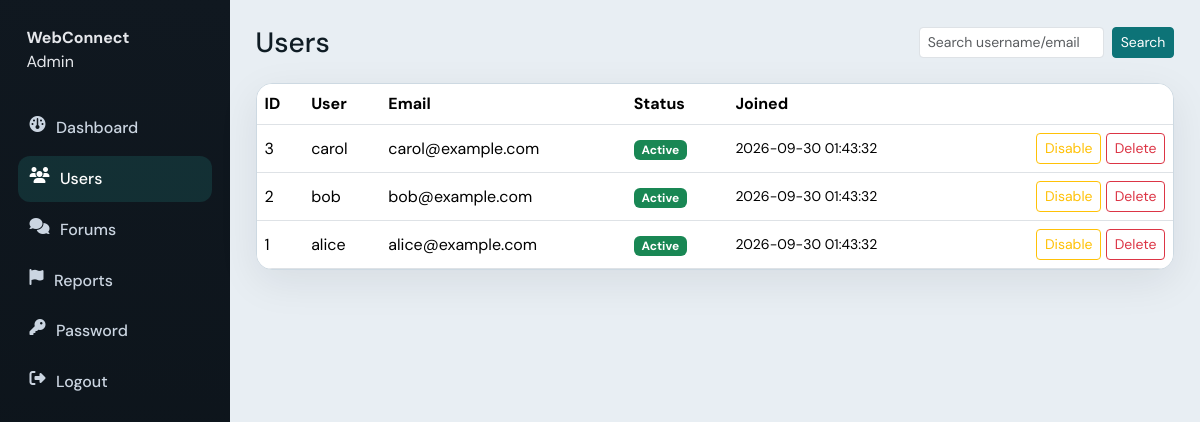
Page /admin/users.php (signed in) on the committed database.
### tables this page shows
CREATE TABLE `users` (
  `id` INT UNSIGNED NOT NULL AUTO_INCREMENT,
  `username` VARCHAR(50) NOT NULL,
  `email` VARCHAR(191) NOT NULL,
  `password_hash` VARCHAR(255) NOT NULL,
  `avatar` VARCHAR(255) NULL DEFAULT NULL,
  `status_message` VARCHAR(255) NOT NULL DEFAULT '',
  `presence` ENUM('online','away','offline','busy') NOT NULL DEFAULT 'offline',
  `last_seen_at` DATETIME NULL DEFAULT NULL,
  `last_activity_at` DATETIME NULL DEFAULT NULL,
  `is_disabled` TINYINT(1) NOT NULL DEFAULT 0,
  `notify_desktop` TINYINT(1) NOT NULL DEFAULT 1,
  `prefer_call_type` ENUM('voice','video') NOT NULL DEFAULT 'voice',
  `show_last_seen` TINYINT(1) NOT NULL DEFAULT 1,
  `created_at` DATETIME NOT NULL DEFAULT CURRENT_TIMESTAMP,
  `updated_at` DATETIME NOT NULL DEFAULT CURRENT_TIMESTAMP ON UPDATE CURRENT_TIMESTAMP,
  PRIMARY KEY (`id`),
  UNIQUE KEY `uq_users_username` (`username`),
  UNIQUE KEY `uq_users_email` (`email`),
  KEY `idx_users_presence` (`presence`),
  KEY `idx_users_last_activity` (`last_activity_at`)
);

### includes/functions.php (called while the page is built, shortened)
<?php
function public_base_url(): string
{
    $configured = rtrim((string) APP_URL, '/');
    $host = (string) ($_SERVER['HTTP_HOST'] ?? '');
    $looksLocal = $configured === ''
        || str_contains($configured, '127.0.0.1')
        || str_contains($configured, 'localhost');
    return $configured;
}
function url(string $path = ''): string
{
    return public_base_url() . '/' . ltrim($path, '/');
}
function asset(string $path): string
{
    return url('assets/' . ltrim($path, '/'));
}

### includes/security.php (called while the page is built, shortened)
<?php
function e(?string $value): string
{
    return htmlspecialchars((string) $value, ENT_QUOTES | ENT_SUBSTITUTE, 'UTF-8');
}

### admin/users.php (the view, shortened to what this page needs)
<?php
require_once __DIR__ . '/../includes/bootstrap.php';
$pdo = db();
$q = trim((string) ($_GET['q'] ?? ''));
if ($q !== '') {
    $stmt = $pdo->prepare('SELECT * FROM users WHERE username LIKE ? OR email LIKE ? ORDER BY id DESC LIMIT 100');
    $like = '%' . $q . '%';
    $stmt->execute([$like, $like]);
} else {
    $stmt = $pdo->query('SELECT * FROM users ORDER BY id DESC LIMIT 100');
}
$users = $stmt->fetchAll();
$adminPage = 'users';
require __DIR__ . '/_layout.php';
?>
<div class="d-flex justify-content-between align-items-center mb-4 flex-wrap gap-2">
    <h1 class="h3 mb-0">Users</h1>
    <form class="d-flex gap-2" method="get">
        <input type="search" name="q" value="<?= e($q) ?>" class="form-control form-control-sm" placeholder="Search username/email">
        <button class="btn btn-sm btn-primary">Search</button>
    </form>
</div>
<div class="table-responsive surface-card p-0">
<table class="table table-hover mb-0 align-middle">
    <thead><tr><th>ID</th><th>User</th><th>Email</th><th>Status</th><th>Joined</th><th></th></tr></thead>
    <tbody>
    <?php foreach ($users as $u): ?>
        <tr>
            <td><?= (int) $u['id'] ?></td>
            <td><?= e($u['username']) ?></td>
            <td><?= e($u['email']) ?></td>
            <td><?= (int) $u['is_disabled'] ? '<span class="badge text-bg-danger">Disabled</span>' : '<span class="badge text-bg-success">Active</span>' ?></td>
            <td class="small"><?= e($u['created_at']) ?></td>
            <td class="text-end">
                <form method="post" class="d-inline">
                    <?php if ((int) $u['is_disabled']): ?>
                        <button name="op" value="enable" class="btn btn-sm btn-outline-success">Enable</button>
                    <?php else: ?>
                        <button name="op" value="disable" class="btn btn-sm btn-outline-warning">Disable</button>
                    <?php endif; ?>
                    <button name="op" value="delete" class="btn btn-sm btn-outline-danger" onclick="return confirm('Delete this user permanently?')">Delete</button>
                </form>
            </td>
        </tr>
    <?php endforeach; ?>
    </tbody>
</table>
</div>
<?php require __DIR__ . '/_layout_end.php'; ?>

### admin/_layout.php (shortened to what this page needs)
<?php
$adminPage = $adminPage ?? '';
?>
<!DOCTYPE html>
<html lang="en">
<head>
    <link href="https://cdn.jsdelivr.net/npm/bootstrap@5.3.3/dist/css/bootstrap.min.css" rel="stylesheet">
    <link href="https://cdnjs.cloudflare.com/ajax/libs/font-awesome/6.5.2/css/all.min.css" rel="stylesheet">
    <link href="<?= e(asset('css/app.css')) ?>" rel="stylesheet">
</head>
<body class="admin-body">
<div class="admin-shell">
    <aside class="admin-side">
        <div class="brand-block"><strong><?= e(APP_NAME) ?></strong><span>Admin</span></div>
        <nav>
            <a class="<?= $adminPage === 'dashboard' ? 'active' : '' ?>" href="index.php"><i class="fa-solid fa-gauge"></i> Dashboard</a>
            <a class="<?= $adminPage === 'users' ? 'active' : '' ?>" href="users.php"><i class="fa-solid fa-users"></i> Users</a>
            <a class="<?= $adminPage === 'forums' ? 'active' : '' ?>" href="forums.php"><i class="fa-solid fa-comments"></i> Forums</a>
            <a class="<?= $adminPage === 'reports' ? 'active' : '' ?>" href="reports.php"><i class="fa-solid fa-flag"></i> Reports</a>
            <a class="<?= $adminPage === 'password' ? 'active' : '' ?>" href="password.php"><i class="fa-solid fa-key"></i> Password</a>
            <a href="logout.php"><i class="fa-solid fa-right-from-bracket"></i> Logout</a>
        </nav>
    </aside>
    <main class="admin-main">

### admin/_layout_end.php (shortened to what this page needs)
</main>
</div>
</body>
</html>

### assets/css/app.css (style rules this page uses)
:root { --bg: #e8eef3; --bg-accent: #d5e4ec; --surface: #ffffff; --surface-2: #f4f8fa; --ink: #0f1c24; --muted: #5a6d7a; --brand: #0d7377; --brand-deep: #085a5e; --brand-soft: rgba(13, 115, 119, 0.12); --accent: #e07a2f; --accent-soft: rgba(224, 122, 47, 0.15); --line: #cdd9e2; --chat-mine: linear-gradient(145deg, #d4f1ef, #c5eae7); --chat-theirs: #ffffff; --sidebar: #062d35; --sidebar-2: #0a4450; --danger: #c0392b; --success: #1f8a5b; --radius: 16px; --radius-sm: 10px; --shadow: 0 12px 40px rgba(15, 28, 36, 0.08); --shadow-lg: 0 24px 60px rgba(15, 28, 36, 0.14); --font: "DM Sans", "Segoe UI", sans-serif; --font-display: "Sora", "DM Sans", sans-serif; --glass: rgba(255, 255, 255, 0.72); --overlay: rgba(6, 25, 32, 0.72); --motion: 220ms cubic-bezier(0.22, 1, 0.36, 1); }
* { box-sizing: border-box; }
html, body { height: 100%; }
body { margin: 0; font-family: var(--font); color: var(--ink); background: radial-gradient(ellipse 80% 50% at 0% 0%, var(--brand-soft), transparent 55%), radial-gradient(ellipse 60% 40% at 100% 100%, var(--accent-soft), transparent 50%), linear-gradient(165deg, var(--bg), var(--bg-accent)); background-attachment: fixed; -webkit-font-smoothing: antialiased; }
a { color: var(--brand); text-decoration: none; transition: color var(--motion); }
button, .btn { transition: transform var(--motion), box-shadow var(--motion), background var(--motion); }
.btn-primary { --bs-btn-bg: var(--brand); --bs-btn-border-color: var(--brand); --bs-btn-hover-bg: var(--brand-deep); --bs-btn-hover-border-color: var(--brand-deep); }
.surface-card { background: var(--surface); border: 1px solid var(--line); border-radius: var(--radius); padding: 1.2rem; box-shadow: var(--shadow); transition: transform var(--motion), box-shadow var(--motion); }
.admin-body { background: var(--bg); color: var(--ink); }
.admin-shell { display: grid; grid-template-columns: 230px 1fr; min-height: 100vh; }
.admin-side { background: linear-gradient(185deg, #101820, #0b1218); color: #e5e7eb; padding: 1.1rem; }
.admin-side a { display: flex; gap: 0.65rem; color: #cbd5e1; padding: 0.7rem 0.75rem; border-radius: 12px; margin-bottom: 0.28rem; font-weight: 500; }
.admin-side a.active, .admin-side a:hover { background: rgba(46,196,182,0.14); color: #fff; }
.admin-side .brand-block { display: flex; flex-direction: column; margin-bottom: 1.35rem; padding: 0.55rem; }
.admin-main { padding: 1.6rem; }

### rows in the picture
users: id "3", username "carol", email "carol@example.com", is_disabled "Active", created_at "2026-09-30 01:43:32"
users: id "2", username "bob", email "bob@example.com", is_disabled "Active", created_at "2026-09-30 01:43:32"
users: id "1", username "alice", email "alice@example.com", is_disabled "Active", created_at "2026-09-30 01:43:32"

### other values in the picture
APP_NAME "WebConnect"
